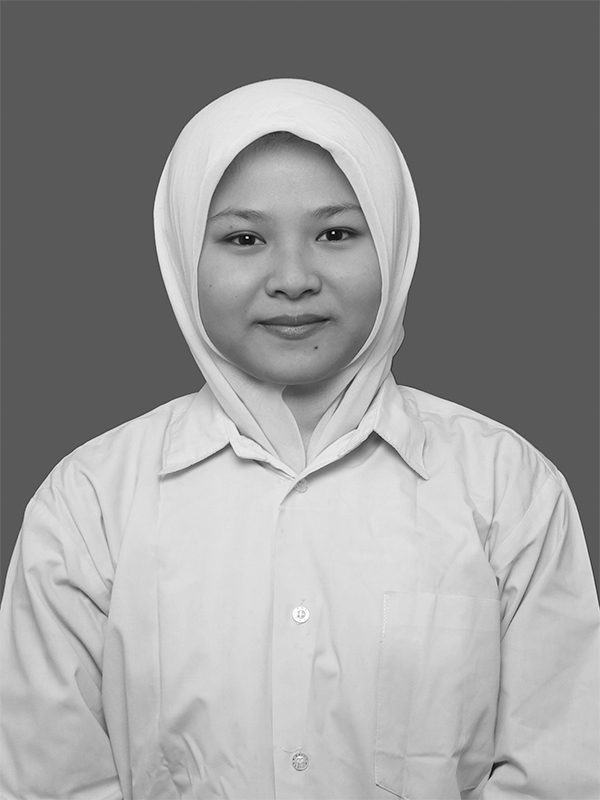
%> input picture Matlab/Histogram/lenna2.jpg, 600 x 800 px, given in place of citra-rgb-matlab.png, which was not available
$ octave RGB.m   (GNU Octave 9; MATLAB toolbox functions it lacks are replaced by stand-ins)
%> lines starting %> are read from the running program, lines starting %| are printed output that depends on the picture; pictures that were not available may be replaced by others from this repository, and a replacement may not be noted
clc;clear;close all;
Img = imread('citra-rgb-matlab.png');
%> Img is the input picture: size 800x600x3 uint8; min 0, max 255, mean 151.6

R = Img(:,:,1);
G = Img(:,:,2);
B = Img(:,:,3);

Red = cat(3,R,G*0,B*0);
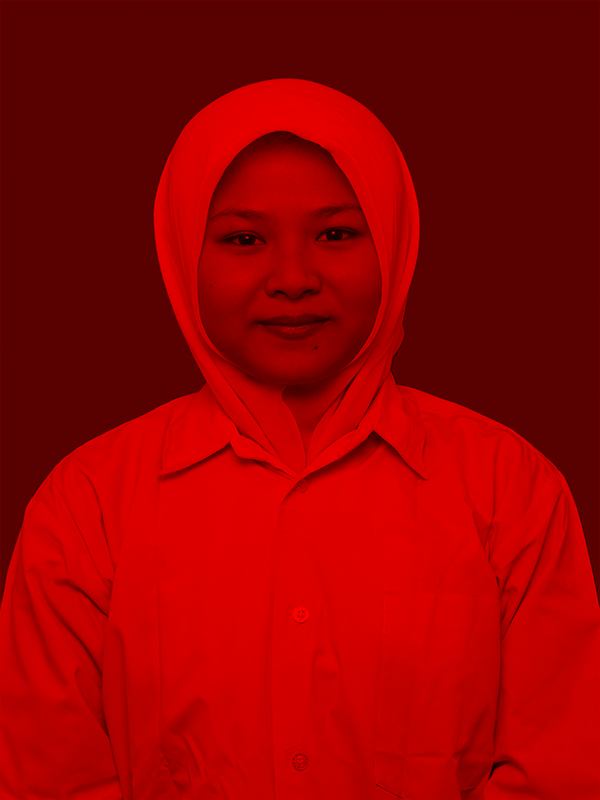
%> Red: size 800x600x3 uint8; mean R, G, B 151.6, 0, 0
Green = cat(3,R*0,G,B*0);
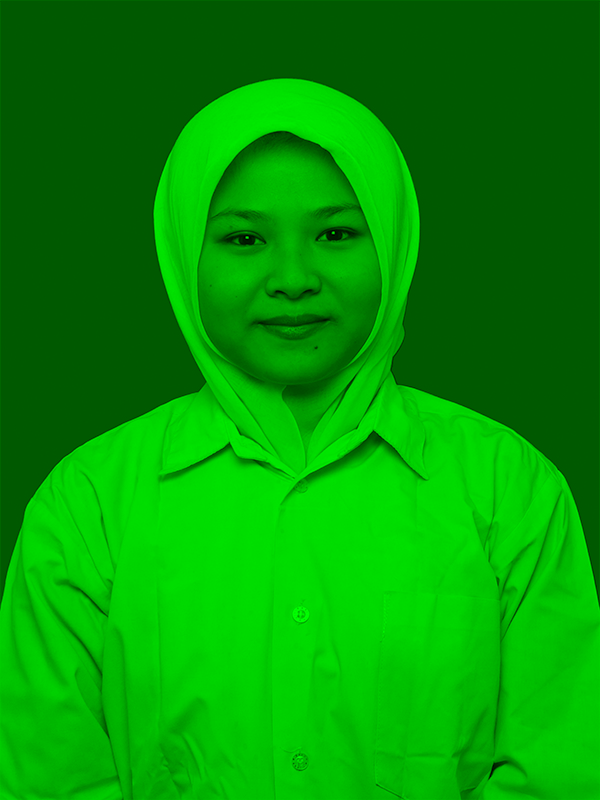
%> Green: size 800x600x3 uint8; mean R, G, B 0, 151.6, 0
Blue = cat(3,R*0,G*0,B);
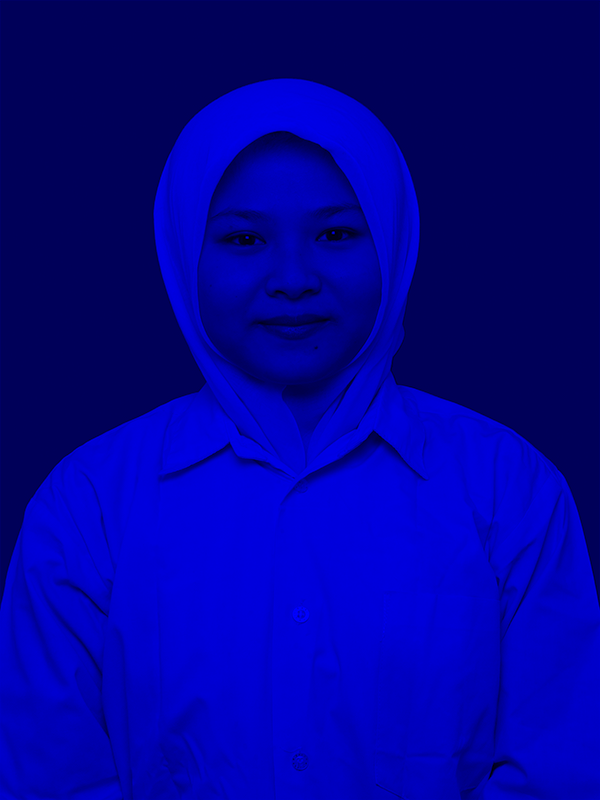
%> Blue: size 800x600x3 uint8; mean R, G, B 0, 0, 151.6

Gray = rgb2gray(Img);

rmap = zeros(256,3);
rmap(:,1) = 0:255;
rmap = rmap/255;

gmap = zeros(256,3);
gmap(:,2) = 0:255;
gmap = gmap/255;

bmap = zeros(256,3);
bmap(:,3) = 0:255;
bmap = bmap/255;

figure,
imshow(Img);

figure,
%> (the run ends here)
